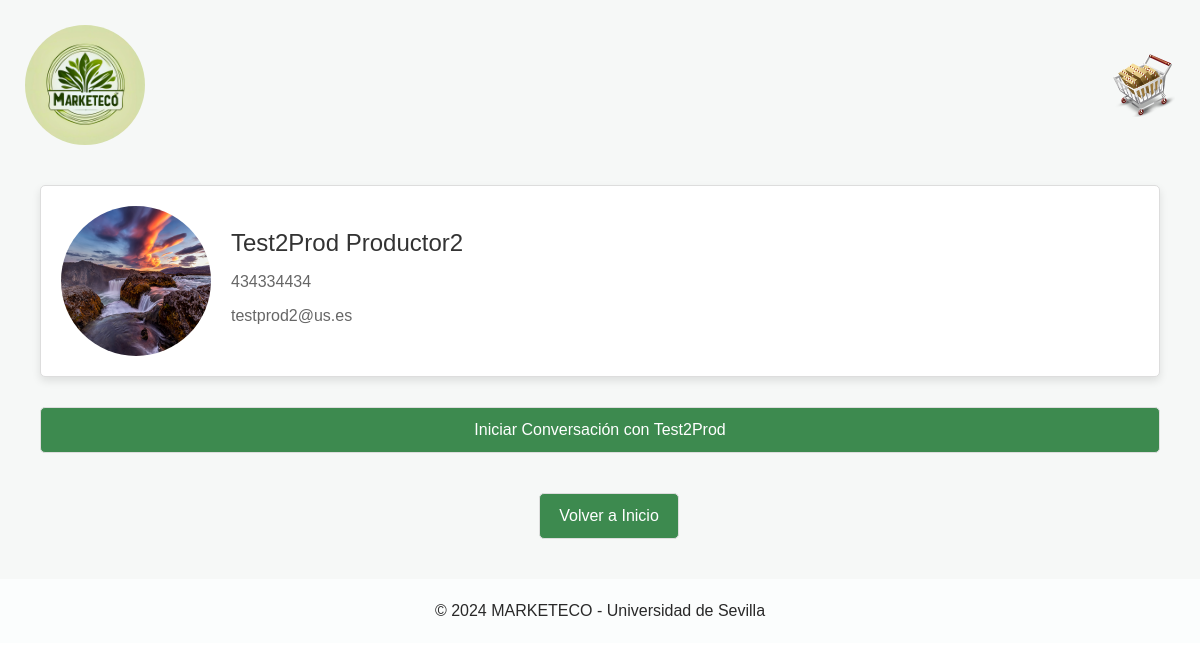
The app's page /usuarios/productores/ (signed in) with its own data.
### Apps/Usuarios/models.py (models this page shows)
class Consumidor(AbstractUser):
    username = models.CharField('Username', blank=True, max_length=50)
    email = models.EmailField('Correo electrónico', unique=True, max_length=100)
    nombre = models.CharField('Nombre', max_length=254, blank=True, null=True)
    apellidos = models.CharField('Apellidos', max_length=254, blank=True, null=True)
    direccion = models.CharField('Direccion', max_length=255, blank=True, null=True)
    telefono = models.CharField('Teléfono', max_length=20, blank=True, null=True)
    fecha_alta = models.DateTimeField('Fecha de Alta', auto_now_add=True)
    photo = models.ImageField('Imagen de Perfil', upload_to='Usuarios/perfiles/', blank=True, null=True)
    photo_url = models.URLField('URL de Imagen de Perfil', blank=True, null=True)
    is_productor = models.BooleanField(default=False)
    is_active = models.BooleanField(default=True)
    is_staff = models.BooleanField(default=False)
    is_superuser = models.BooleanField(default=False)
    USERNAME_FIELD = 'email'
    REQUIRED_FIELDS = []
    objects = CustomUserManager()
    class Meta:
        verbose_name_plural = "Consumidores"

### Apps/Usuarios/views.py (the view)
# urls.py: path('usuarios/productores/', usuarios_views.muestra_productores, name='productores'),
@login_required
def muestra_productores(request):
    user = request.user
    productores = Productor.objects.all()
    productores_data = []
    for productor in productores:
        productores_data.append({
            'id': productor.id,
            'email': productor.email,
            'nombre': productor.nombre,
            'apellidos': productor.apellidos,
            'telefono': productor.telefono,
            'imagen': productor.photo
        })
    context = {
        'productores': productores_data,
        'user': user
    }
    return render(request, 'muestra_productores.html', context)

### Apps/Usuarios/templates/muestra_productores.html (shortened to what this page needs)
<!DOCTYPE html>
<html lang="en">
<head>
    <link rel="stylesheet" href="https://cdnjs.cloudflare.com/ajax/libs/OwlCarousel2/2.1.3/assets/owl.carousel.min.css">
    <link rel="stylesheet" href="/../static/css/bootstrap.css">
    <link href="/../static/css/style.css" rel="stylesheet">
    <link href="/../static/css/responsive.css" rel="stylesheet">
</head>
<body>
    <header class="header_section">
        <div class="container-fluid">
          <nav class="navbar navbar-expand-lg custom_nav-container">
            <a class="navbar-brand" href="/">
              <img src="/static/images/MARKETECO_logo.png" alt="MARKETECO_logo" style="width: 120px; height: 120px; border-radius: 80%;">
            </a>
            <a href="{% url 'ver_carrito' %}" class="btn-carrito" alt="Cesta de la compra">
                <img src="/static/icons/full-cart.png" alt="Cesta de la compra">
            </a>
          </nav>
        </div>
      </header>
    <div class="productor-container">
        <div class="productor-grid">
            {% if productores %}
                {% for productor in productores %}
                    <a class="productor-item" href="#" onclick="redirectToProductos('{{ productor.email }}')">
                        <img src="/Usuarios/perfiles/{{ productor.imagen }}" alt="{{ productor.nombre }} {{ productor.apellidos }}" style="width: 150px; height: 150px; border-radius: 50%;">
                        <div class="productor-info">
                            <h3>{{ productor.nombre }} {{ productor.apellidos }}</h3>
                            <p>{{ productor.telefono }}</p>
                            <p>{{ productor.email }}</p>
                        </div>
                        <a href="{% url 'iniciar_conversacion' productor.id %}" class="btn">Iniciar Conversación con {{productor.nombre}}</a>
                    </a>
                {% endfor %}
            {% else %}
                <p>No hay productores disponibles.</p>
            {% endif %}
        </div>
        <div>
            <a href="/" class="btn">Volver a Inicio</a>
        </div>
    </div>
    <section class="container-fluid footer_section">
        <p>&copy; 2024 MARKETECO - Universidad de Sevilla</p>
    </section>
</body>
</html>

### static/css/style.css (style rules this page uses)
body { font-family: "Poppins", sans-serif; color: #0c0c0c; background-color: #ffffff; }
.header_section { background-color: #f6f8f7; padding-top: 15px; }
.header_section .container-fluid { padding-right: 25px; padding-left: 25px; }
a, a:hover, a:focus { text-decoration: none; }
.btn, .btn:focus { outline: none !important; -webkit-box-shadow: none; box-shadow: none; }
.navbar-brand, .navbar-brand:hover { text-transform: uppercase; font-weight: bold; font-size: 24px; color: #fafcfd; }
.navbar-brand { display: -webkit-box; display: -ms-flexbox; display: flex; -webkit-box-align: center; -ms-flex-align: center; align-items: center; -webkit-box-orient: vertical; -webkit-box-direction: normal; -ms-flex-direction: column; flex-direction: column; }
.navbar-brand img { width: 30px; margin-right: 5px; }
.custom_nav-container { z-index: 9996; padding: 5px 0; }
.footer_section { background-color: #fbfdfd; padding: 20px; font-weight: 500; }
.footer_section p { color: #292929; margin: 0; text-align: center; }

### Apps/Usuarios/templates/muestra_productores.html (style rules this page uses)
body, html { height: 100%; margin: 0; font-family: Arial, sans-serif; }
.productor-container { background-color: #f6f8f7; padding: 20px; display: flex; flex-direction: column; align-items: center; }
.productor-grid { display: flex; flex-wrap: wrap; justify-content: center; width: 100%; }
.productor-item { background-color: #ffffff; border: 1px solid #ddd; width: calc(100% - 40px); border-radius: 5px; overflow: hidden; text-align: left; margin: 10px; padding: 20px; box-shadow: 0 4px 8px rgba(0,0,0,0.1); display: flex; gap: 20px; transition: transform 0.3s ease; }
.productor-item img { width: 150px; height: 150px; border-radius: 50%; overflow: hidden; }
.productor-info { display: flex; flex-direction: column; justify-content: center; }
.productor-info h3 { margin-top: 0; font-size: 24px; color: #333; }
.productor-info p { margin: 5px 0; color: #666; }
.btn { width: calc(100% - 22px); padding: 10px; margin: 20px; border: 1px solid #ddd; border-radius: 5px; box-sizing: border-box; background-color: #3d8a4f; color: #ffffff; cursor: pointer; transition: background-color 0.3s ease; }

### records on screen
Consumidor: imagen (picture), nombre "Test2Prod", apellidos "Productor2", telefono "434334434", email "testprod2@us.es", nombre "Test2Prod"
